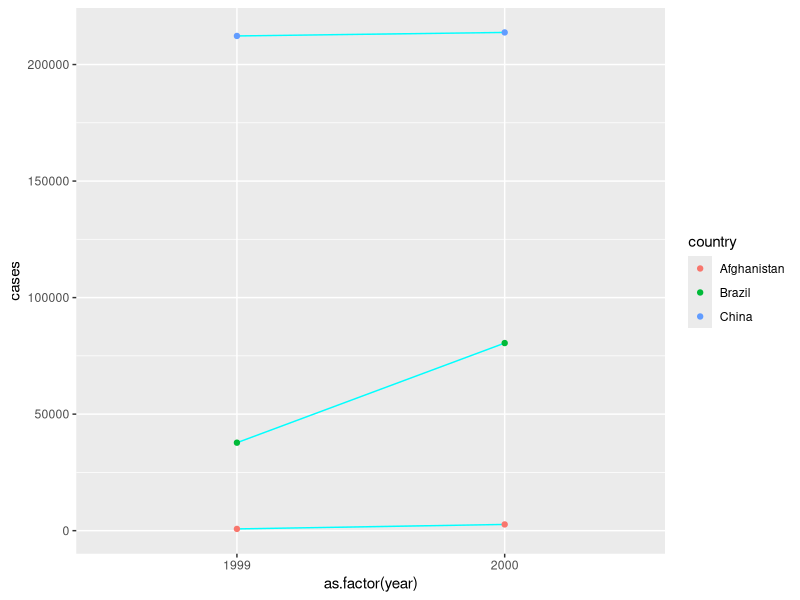

R code for this plot:
#install.packages("tidyr")
library(tidyr)
#install.packages("dplyr")

install.packages("ggplot2")
library(dplyr)
library(ggplot2)

table1
table2
table3
table4a
table4b

#casos por cada 10 mil habitantes
table1 %>%
  mutate(rate = cases / population*10000) #mutate crea nueva columna llamada rate que son las proporciones

#casos totales por year. el wt cuenta los casos de la variable cases
table1 %>%
  count(year, wt=cases) #count=conteo ponderado por el numero de casos
#grafico de el anio vs los casos, por pais
ggplot(table1, aes(as.factor(year), cases))+geom_line(aes(group=country), colour="cyan")+
  geom_point(aes(colour =country))
#as.factor convierte los valores numericos a factores, ene este caso el anio

#gather para cambiar las variables en diferentes columnas
tidy4a <- table4a%>%
  gather('1999','2000', key="year", value="cases") 

tidy4b <- table4b%>%
  gather('1999','2000', key="year", value="population")

left_join(tidy4a,tidy4b) #join pega las dos tablas indicadas

#spread es inversa a gather 
table2 %>%
  spread(key=type, valu =count)

table5 %>%
  separate(rate, into = c("cases", "population"), sep="/")

table5 %>%
  separate(rate, into = c("cases", "population"), convert = T) #los convierte a numerico

table5 %>%
  unite(year, century, year, sep="")
